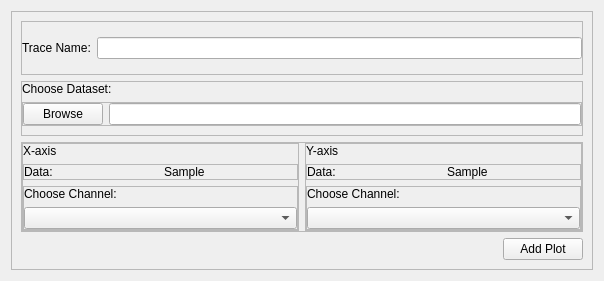
<?xml version="1.0" encoding="UTF-8"?>
<ui version="4.0">
 <class>Form</class>
 <widget class="QWidget" name="Form">
  <property name="geometry">
   <rect>
    <x>0</x>
    <y>0</y>
    <width>604</width>
    <height>265</height>
   </rect>
  </property>
  <property name="windowTitle">
   <string>Form</string>
  </property>
  <layout class="QHBoxLayout" name="horizontalLayout_4">
   <item>
    <widget class="QFrame" name="frame_6">
     <property name="frameShape">
      <enum>QFrame::StyledPanel</enum>
     </property>
     <property name="frameShadow">
      <enum>QFrame::Raised</enum>
     </property>
     <layout class="QVBoxLayout" name="verticalLayout_3">
      <item>
       <widget class="QFrame" name="frame_7">
        <property name="sizePolicy">
         <sizepolicy hsizetype="Preferred" vsizetype="Maximum">
          <horstretch>0</horstretch>
          <verstretch>0</verstretch>
         </sizepolicy>
        </property>
        <property name="frameShape">
         <enum>QFrame::StyledPanel</enum>
        </property>
        <property name="frameShadow">
         <enum>QFrame::Raised</enum>
        </property>
        <layout class="QHBoxLayout" name="horizontalLayout_5">
         <property name="leftMargin">
          <number>0</number>
         </property>
         <property name="topMargin">
          <number>15</number>
         </property>
         <property name="rightMargin">
          <number>0</number>
         </property>
         <property name="bottomMargin">
          <number>15</number>
         </property>
         <item>
          <widget class="QLabel" name="label">
           <property name="text">
            <string>Trace Name:</string>
           </property>
          </widget>
         </item>
         <item>
          <widget class="QLineEdit" name="plotNameLineEdit"/>
         </item>
        </layout>
       </widget>
      </item>
      <item>
       <widget class="QFrame" name="frame_14">
        <property name="sizePolicy">
         <sizepolicy hsizetype="Preferred" vsizetype="Maximum">
          <horstretch>0</horstretch>
          <verstretch>0</verstretch>
         </sizepolicy>
        </property>
        <property name="frameShape">
         <enum>QFrame::StyledPanel</enum>
        </property>
        <property name="frameShadow">
         <enum>QFrame::Raised</enum>
        </property>
        <layout class="QVBoxLayout" name="verticalLayout_4">
         <property name="leftMargin">
          <number>0</number>
         </property>
         <property name="topMargin">
          <number>0</number>
         </property>
         <property name="rightMargin">
          <number>0</number>
         </property>
         <property name="bottomMargin">
          <number>9</number>
         </property>
         <item>
          <widget class="QLabel" name="chooseDatasetLabel">
           <property name="text">
            <string>Choose Dataset:</string>
           </property>
          </widget>
         </item>
         <item>
          <widget class="QFrame" name="frame_15">
           <property name="frameShape">
            <enum>QFrame::StyledPanel</enum>
           </property>
           <property name="frameShadow">
            <enum>QFrame::Raised</enum>
           </property>
           <layout class="QHBoxLayout" name="horizontalLayout_11">
            <property name="leftMargin">
             <number>0</number>
            </property>
            <property name="topMargin">
             <number>0</number>
            </property>
            <property name="rightMargin">
             <number>0</number>
            </property>
            <property name="bottomMargin">
             <number>0</number>
            </property>
            <item>
             <widget class="QPushButton" name="BrowseDatasetButton">
              <property name="text">
               <string>Browse</string>
              </property>
             </widget>
            </item>
            <item>
             <widget class="QLineEdit" name="AxisDatasetLineEdit"/>
            </item>
           </layout>
          </widget>
         </item>
        </layout>
       </widget>
      </item>
      <item>
       <widget class="QFrame" name="frame_5">
        <property name="frameShape">
         <enum>QFrame::StyledPanel</enum>
        </property>
        <property name="frameShadow">
         <enum>QFrame::Raised</enum>
        </property>
        <layout class="QHBoxLayout" name="horizontalLayout_3">
         <property name="leftMargin">
          <number>0</number>
         </property>
         <property name="topMargin">
          <number>0</number>
         </property>
         <property name="rightMargin">
          <number>0</number>
         </property>
         <property name="bottomMargin">
          <number>0</number>
         </property>
         <item>
          <widget class="QFrame" name="frame_3">
           <property name="frameShape">
            <enum>QFrame::StyledPanel</enum>
           </property>
           <property name="frameShadow">
            <enum>QFrame::Raised</enum>
           </property>
           <layout class="QVBoxLayout" name="verticalLayout">
            <property name="leftMargin">
             <number>0</number>
            </property>
            <property name="topMargin">
             <number>0</number>
            </property>
            <property name="rightMargin">
             <number>0</number>
            </property>
            <property name="bottomMargin">
             <number>0</number>
            </property>
            <item>
             <widget class="QLabel" name="label_3">
              <property name="sizePolicy">
               <sizepolicy hsizetype="Preferred" vsizetype="Maximum">
                <horstretch>0</horstretch>
                <verstretch>0</verstretch>
               </sizepolicy>
              </property>
              <property name="text">
               <string>X-axis</string>
              </property>
             </widget>
            </item>
            <item>
             <widget class="QFrame" name="frame">
              <property name="sizePolicy">
               <sizepolicy hsizetype="Preferred" vsizetype="Maximum">
                <horstretch>0</horstretch>
                <verstretch>0</verstretch>
               </sizepolicy>
              </property>
              <property name="frameShape">
               <enum>QFrame::StyledPanel</enum>
              </property>
              <property name="frameShadow">
               <enum>QFrame::Raised</enum>
              </property>
              <layout class="QHBoxLayout" name="horizontalLayout">
               <property name="leftMargin">
                <number>0</number>
               </property>
               <property name="topMargin">
                <number>0</number>
               </property>
               <property name="rightMargin">
                <number>0</number>
               </property>
               <property name="bottomMargin">
                <number>0</number>
               </property>
               <item>
                <widget class="QLabel" name="label_2">
                 <property name="text">
                  <string>Data:</string>
                 </property>
                </widget>
               </item>
               <item>
                <widget class="QLabel" name="xAxisLabel">
                 <property name="text">
                  <string>Sample</string>
                 </property>
                </widget>
               </item>
              </layout>
             </widget>
            </item>
            <item>
             <widget class="QFrame" name="frame_18">
              <property name="frameShape">
               <enum>QFrame::StyledPanel</enum>
              </property>
              <property name="frameShadow">
               <enum>QFrame::Raised</enum>
              </property>
              <layout class="QVBoxLayout" name="verticalLayout_6">
               <property name="leftMargin">
                <number>0</number>
               </property>
               <property name="topMargin">
                <number>0</number>
               </property>
               <property name="rightMargin">
                <number>0</number>
               </property>
               <property name="bottomMargin">
                <number>0</number>
               </property>
               <item>
                <widget class="QLabel" name="chooseDatasetLabel_3">
                 <property name="text">
                  <string>Choose Channel:</string>
                 </property>
                </widget>
               </item>
               <item>
                <widget class="QComboBox" name="xAxisChannelComboBox"/>
               </item>
              </layout>
             </widget>
            </item>
           </layout>
          </widget>
         </item>
         <item>
          <widget class="QFrame" name="frame_4">
           <property name="frameShape">
            <enum>QFrame::StyledPanel</enum>
           </property>
           <property name="frameShadow">
            <enum>QFrame::Raised</enum>
           </property>
           <layout class="QVBoxLayout" name="verticalLayout_2">
            <property name="leftMargin">
             <number>0</number>
            </property>
            <property name="topMargin">
             <number>0</number>
            </property>
            <property name="rightMargin">
             <number>0</number>
            </property>
            <property name="bottomMargin">
             <number>0</number>
            </property>
            <item>
             <widget class="QLabel" name="label_5">
              <property name="sizePolicy">
               <sizepolicy hsizetype="Preferred" vsizetype="Maximum">
                <horstretch>0</horstretch>
                <verstretch>0</verstretch>
               </sizepolicy>
              </property>
              <property name="text">
               <string>Y-axis</string>
              </property>
             </widget>
            </item>
            <item>
             <widget class="QFrame" name="frame_2">
              <property name="sizePolicy">
               <sizepolicy hsizetype="Preferred" vsizetype="Maximum">
                <horstretch>0</horstretch>
                <verstretch>0</verstretch>
               </sizepolicy>
              </property>
              <property name="frameShape">
               <enum>QFrame::StyledPanel</enum>
              </property>
              <property name="frameShadow">
               <enum>QFrame::Raised</enum>
              </property>
              <layout class="QHBoxLayout" name="horizontalLayout_2">
               <property name="leftMargin">
                <number>0</number>
               </property>
               <property name="topMargin">
                <number>0</number>
               </property>
               <property name="rightMargin">
                <number>0</number>
               </property>
               <property name="bottomMargin">
                <number>0</number>
               </property>
               <item>
                <widget class="QLabel" name="label_4">
                 <property name="text">
                  <string>Data:</string>
                 </property>
                </widget>
               </item>
               <item>
                <widget class="QLabel" name="yAxisLabel">
                 <property name="text">
                  <string>Sample</string>
                 </property>
                </widget>
               </item>
              </layout>
             </widget>
            </item>
            <item>
             <widget class="QFrame" name="frame_20">
              <property name="frameShape">
               <enum>QFrame::StyledPanel</enum>
              </property>
              <property name="frameShadow">
               <enum>QFrame::Raised</enum>
              </property>
              <layout class="QVBoxLayout" name="verticalLayout_7">
               <property name="leftMargin">
                <number>0</number>
               </property>
               <property name="topMargin">
                <number>0</number>
               </property>
               <property name="rightMargin">
                <number>0</number>
               </property>
               <property name="bottomMargin">
                <number>0</number>
               </property>
               <item>
                <widget class="QLabel" name="chooseDatasetLabel_4">
                 <property name="text">
                  <string>Choose Channel:</string>
                 </property>
                </widget>
               </item>
               <item>
                <widget class="QComboBox" name="yAxisChannelComboBox"/>
               </item>
              </layout>
             </widget>
            </item>
           </layout>
          </widget>
         </item>
        </layout>
       </widget>
      </item>
      <item alignment="Qt::AlignRight">
       <widget class="QPushButton" name="addPlotButton">
        <property name="text">
         <string>Add Plot</string>
        </property>
       </widget>
      </item>
     </layout>
    </widget>
   </item>
  </layout>
 </widget>
 <resources/>
 <connections/>
</ui>
